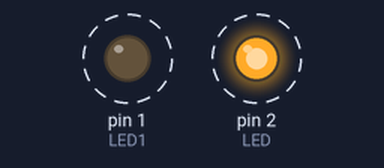
Recording of a sketch running on a simulated Arduino Uno, built with avr-gcc and run on an emulated ATmega328P. Parts: output pins drawn as LEDs (lit = HIGH). Dashed ring = blinking.

Above: at 0.6 s.
Timing chart, 0 to 5.5 s (numbered marks = the images above):
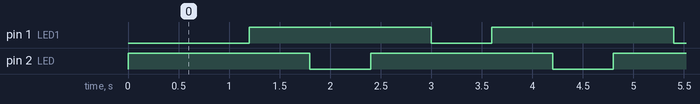

Measured:
- by itself, pin 1 (LED1), pin 2 (LED): alternates HIGH for 1.8 s and LOW for 0.60 s
- by itself, everything shown: repeats every 2.4 s, in 4 steps

The sketch:

Flashinglights.ino
```cpp
int LED1 = 1;
int LED = 2;
void setup() {
  // put your setup code here, to run once:
pinMode(LED1, OUTPUT);
pinMode(LED, OUTPUT);
}
void loop() {
  // put your main code here, to run repeatedly:
    digitalWrite(LED, HIGH);
    delay(600);
    digitalWrite(LED1, LOW);
    delay(600);

  // put your main code here, to run repeatedly:
    digitalWrite(LED1, HIGH);
    delay(600);
    digitalWrite(LED, LOW);
    delay(600);


}
```
